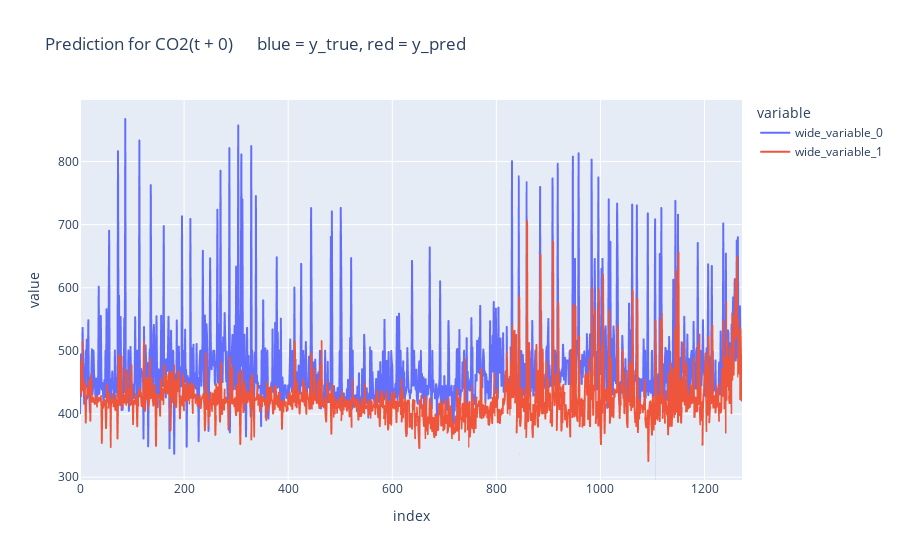
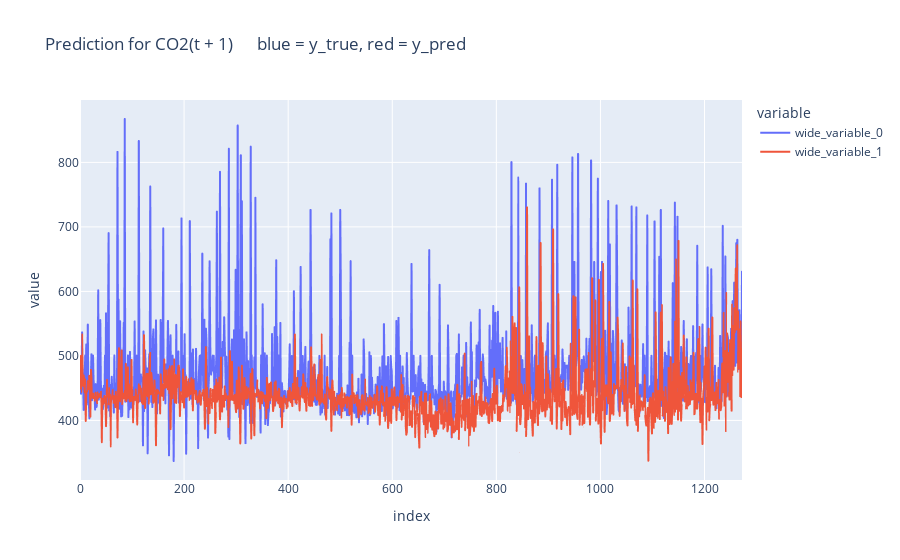

The code cell stored with these charts, in order, in its notebook:
### Code cell
from sklearn.metrics import mean_squared_error, mean_absolute_percentage_error, root_mean_squared_error, r2_score
import plotly.express as px
import seaborn as sns


class Evaluator:

    def __init__(self):
        pass

    def evaluate(self, y_pred, y_true):
        print("MSE: ", self.calculate_mse(y_pred = y_pred, y_true = y_true))
        print("RMSE: ", self.calculate_rmse(y_pred = y_pred, y_true = y_true))
        print("MAPE: ", self.calculate_mape(y_pred = y_pred, y_true = y_true))
        print("R2: ", self.calculate_r2(y_pred = y_pred, y_true = y_true))
        print("\n")


    def calculate_mse(self, y_true, y_pred):
        return round(mean_squared_error(y_true = y_true, y_pred = y_pred), 2)

    def calculate_rmse(self, y_true, y_pred):
        return round(root_mean_squared_error(y_true = y_true, y_pred = y_pred), 2)

    def calculate_mape(self, y_true, y_pred):
        return round(mean_absolute_percentage_error(y_true = y_true, y_pred = y_pred), 2)

    def calculate_r2(self, y_true, y_pred):
        return round(r2_score(y_true = y_true, y_pred = y_pred), 2)

ev = Evaluator()

for col in range(0, fe.y_test.shape[1]):
    print(f"t +", col)
    ev.evaluate(y_true = fe.y_test[:, col], y_pred = pred[:, col])

    pred_df = pd.DataFrame(pred[:, col], columns = [f"pred_CO2(t + {col})"])
    pred_df[f"CO2(t + {col})"] = fe.y_test[:, col]

    px.line(y = [fe.y_test[:, col], pred[:, col]], title = f"Prediction for CO2(t + {col})      blue = y_true, red = y_pred").show()

### Figure 1 — Plotly figure (JSON) as saved in the notebook; plotly's stock layout.template omitted (floating-point values rounded to 4 significant figures; data arrays with more than 128 entries replaced by an {"elided": "..."} marker saying what was removed)
{"data": [{"hovertemplate": "variable=wide_variable_0<br>index=%{x}<br>value=%{y}<extra></extra>", "legendgroup": "wide_variable_0", "line": {"color": "#636efa", "dash": "solid"}, "marker": {"symbol": "circle"}, "mode": "lines", "name": "wide_variable_0", "showlegend": true, "type": "scattergl", "x": {"elided": "1273 int values"}, "xaxis": "x", "y": {"elided": "1273 float values"}, "yaxis": "y"}, {"hovertemplate": "variable=wide_variable_1<br>index=%{x}<br>value=%{y}<extra></extra>", "legendgroup": "wide_variable_1", "line": {"color": "#EF553B", "dash": "solid"}, "marker": {"symbol": "circle"}, "mode": "lines", "name": "wide_variable_1", "showlegend": true, "type": "scattergl", "x": {"elided": "1273 int values"}, "xaxis": "x", "y": {"elided": "1273 float values"}, "yaxis": "y"}], "layout": {"legend": {"title": {"text": "variable"}, "tracegroupgap": 0}, "title": {"text": "Prediction for CO2(t + 0)      blue = y_true, red = y_pred"}, "xaxis": {"anchor": "y", "domain": [0, 1], "title": {"text": "index"}}, "yaxis": {"anchor": "x", "domain": [0, 1], "title": {"text": "value"}}}}

### Figure 2 — Plotly figure (JSON) as saved in the notebook; plotly's stock layout.template omitted (floating-point values rounded to 4 significant figures; data arrays with more than 128 entries replaced by an {"elided": "..."} marker saying what was removed)
{"data": [{"hovertemplate": "variable=wide_variable_0<br>index=%{x}<br>value=%{y}<extra></extra>", "legendgroup": "wide_variable_0", "line": {"color": "#636efa", "dash": "solid"}, "marker": {"symbol": "circle"}, "mode": "lines", "name": "wide_variable_0", "showlegend": true, "type": "scattergl", "x": {"elided": "1273 int values"}, "xaxis": "x", "y": {"elided": "1273 float values"}, "yaxis": "y"}, {"hovertemplate": "variable=wide_variable_1<br>index=%{x}<br>value=%{y}<extra></extra>", "legendgroup": "wide_variable_1", "line": {"color": "#EF553B", "dash": "solid"}, "marker": {"symbol": "circle"}, "mode": "lines", "name": "wide_variable_1", "showlegend": true, "type": "scattergl", "x": {"elided": "1273 int values"}, "xaxis": "x", "y": {"elided": "1273 float values"}, "yaxis": "y"}], "layout": {"legend": {"title": {"text": "variable"}, "tracegroupgap": 0}, "title": {"text": "Prediction for CO2(t + 1)      blue = y_true, red = y_pred"}, "xaxis": {"anchor": "y", "domain": [0, 1], "title": {"text": "index"}}, "yaxis": {"anchor": "x", "domain": [0, 1], "title": {"text": "value"}}}}
